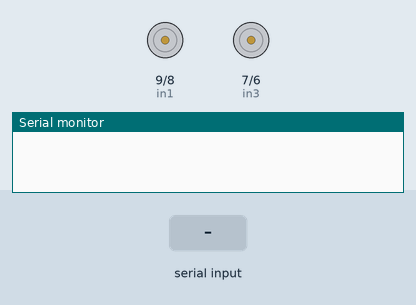
Recording of a sketch running on a simulated Arduino Uno, built with avr-gcc and run on an emulated ATmega328P. On the bench: motor-driver pin pairs drawn as motors (green arrow = first pin HIGH = forward, orange = second pin HIGH = backward, longer = more drive, scaled by the enable pin), the last lines printed to the serial monitor. The inputs (shaded band) are chosen by the test bench.

Above: at 1.2 s.
1.3 s: "2\n" received over Serial
At 2.4 s:
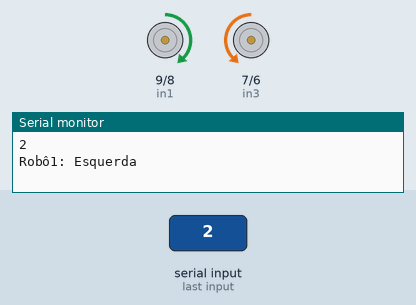
4.1 s: byte 49 ('1') received over Serial
At 4.6 s:
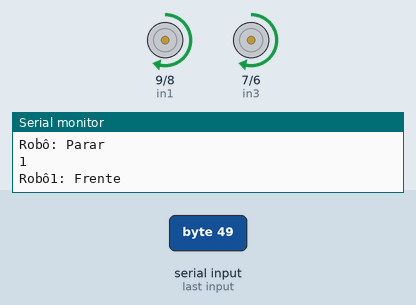
5.6 s: byte 51 ('3') received over Serial
At 6.7 s:
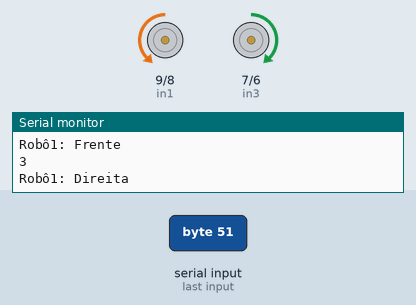
8.4 s: byte 52 ('4') received over Serial
At 9.3 s:
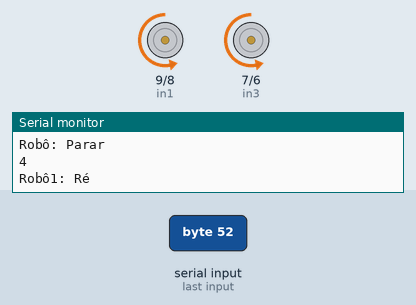
10.2 s: byte 48 ('0') received over Serial
At 10.5 s:
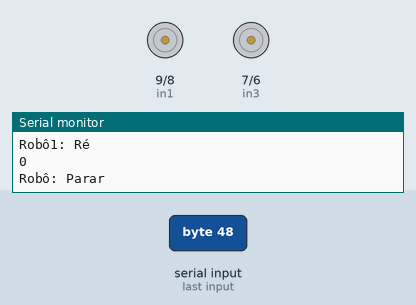
11.7 s: byte 50 ('2') received over Serial
At 11.85 s:
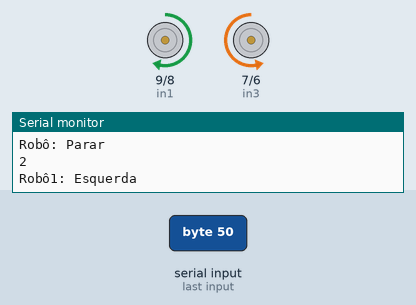
Timing chart, 0 to 14.5 s (numbered marks = the images above; inputs shaded):
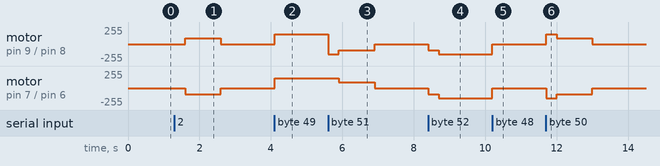

Measured:
- after the input at 1.3 s, motor on pin 9 (in1) / pin 8 (in2): stopped → forward 90/255 after 0.30 s, → stopped 1.0 s later; motor on pin 7 (in3) / pin 6 (in4): stopped → backward 90/255 after 0.30 s, → stopped 1.0 s later
- after the input at 4.1 s, motor on pin 9 (in1) / pin 8 (in2), motor on pin 7 (in3) / pin 6 (in4): stopped → forward 150/255 at once
- after the input at 5.6 s, motor on pin 9 (in1) / pin 8 (in2): forward 150/255 → backward 150/255 at once, → backward 90/255 0.30 s later, → stopped 1.0 s later; motor on pin 7 (in3) / pin 6 (in4): forward 150/255 → forward 90/255 after 0.30 s, → stopped 1.0 s later
- after the input at 8.4 s, motor on pin 9 (in1) / pin 8 (in2), motor on pin 7 (in3) / pin 6 (in4): stopped → backward 90/255 at once, → backward 150/255 0.30 s later
- after the input at 10.2 s, motor on pin 9 (in1) / pin 8 (in2), motor on pin 7 (in3) / pin 6 (in4): backward 150/255 → stopped at once
- after the input at 11.7 s, motor on pin 9 (in1) / pin 8 (in2): stopped → forward 150/255 at once, → forward 90/255 0.30 s later, → stopped 1.0 s later; motor on pin 7 (in3) / pin 6 (in4): stopped → backward 150/255 at once, → backward 90/255 0.30 s later, → stopped 1.0 s later

The sketch:

Controle_Carrinho.ino
```cpp
/*
O carrinho movimenta a partir
dos comandos dados pelo aplica-
tivo android. Com os botões de
andar para frente, andar para trás,
vira para esquerda e direita e botão
freiar.
*/
// motor um
#define enA 11
#define in1 9
#define in2 8
// motor dois
#define enB 5
#define in3 7
#define in4 6

char Incoming_value = 0;
int velocidadeMotorUm = 150;
int velocidadeMotorDois = 150;

void setup()
{
  Serial.begin(9600);
  pinMode(enA, OUTPUT);
  pinMode(enB, OUTPUT);
  pinMode(in1, OUTPUT);
  pinMode(in2, OUTPUT);
  pinMode(in3, OUTPUT);
  pinMode(in4, OUTPUT);
}

void loop()
{
  if(Serial.available() > 0)
  {
    Incoming_value = Serial.read();
    Serial.print(Incoming_value);
    Serial.print("\n");
    if(Incoming_value == '1')
    {
      Frente();
    }
    if(Incoming_value == '2')
    {
      VireEsquerda();
      delay(1000);
      Parar();
    }
    if(Incoming_value == '3')
    {
      ViraDireita();
      delay(1000);
      Parar();
    }
    if (Incoming_value == '4')
    {
      ParaTras();
    }
    if (Incoming_value == '0')
    {
      Parar();
    }
  }
}
void Parar()
{
  Serial.println("Robô: Parar ");
  digitalWrite(in1,LOW);
  digitalWrite(in2,LOW);
  digitalWrite(in3,LOW);
  digitalWrite(in4,LOW);
  delay(100);
}

void Frente()
{
  Serial.println("Robô1: Frente ");
  digitalWrite(in1,HIGH);
  digitalWrite(in2,LOW);
  digitalWrite(in3,HIGH);
  digitalWrite(in4,LOW);
  analogWrite(enA,velocidadeMotorUm);
  analogWrite(enB,velocidadeMotorDois);
}

void ParaTras()
{
  Serial.println("Robô1: Ré ");
  digitalWrite(in1,LOW);
  digitalWrite(in2,HIGH);
  digitalWrite(in3,LOW);
  digitalWrite(in4,HIGH);
  delay(300);
  analogWrite(enA,velocidadeMotorUm);
  analogWrite(enB,velocidadeMotorDois);
}

void ViraDireita()
{
  Serial.println("Robô1: Direita ");
  digitalWrite(in1,LOW);
  digitalWrite(in2,HIGH);
  digitalWrite(in3,HIGH);
  digitalWrite(in4,LOW);
  delay(300);
  //analogWrite(enA,velocidadeMotorUm);
  analogWrite(enA,(velocidadeMotorUm*0.6));
  //analogWrite(enB,velocidadeMotorDois);
  analogWrite(enB,(velocidadeMotorDois*0.6));
}

void VireEsquerda()
{
  Serial.println("Robô1: Esquerda ");
  digitalWrite(in1,HIGH);
  digitalWrite(in2,LOW);
  digitalWrite(in3,LOW);
  digitalWrite(in4,HIGH);
  delay(300);
  //analogWrite(enA,velocidadeMotorUm);
  //analogWrite(enB,velocidadeMotorDois);
  analogWrite(enA,(velocidadeMotorUm*0.6));
  analogWrite(enB,(velocidadeMotorDois*0.6));
}
```
